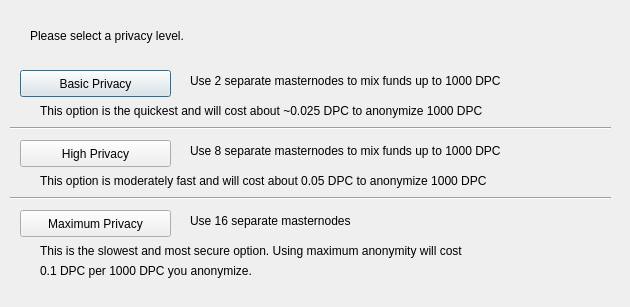
<?xml version="1.0" encoding="UTF-8"?>
<ui version="4.0">
 <class>DarksendConfig</class>
 <widget class="QDialog" name="DarksendConfig">
  <property name="geometry">
   <rect>
    <x>0</x>
    <y>0</y>
    <width>630</width>
    <height>307</height>
   </rect>
  </property>
  <property name="windowTitle">
   <string>Configure Darksend</string>
  </property>
  <widget class="QPushButton" name="buttonBasic">
   <property name="geometry">
    <rect>
     <x>20</x>
     <y>70</y>
     <width>151</width>
     <height>27</height>
    </rect>
   </property>
   <property name="text">
    <string>Basic Privacy</string>
   </property>
  </widget>
  <widget class="QPushButton" name="buttonHigh">
   <property name="geometry">
    <rect>
     <x>20</x>
     <y>140</y>
     <width>151</width>
     <height>27</height>
    </rect>
   </property>
   <property name="text">
    <string>High Privacy</string>
   </property>
  </widget>
  <widget class="QPushButton" name="buttonMax">
   <property name="geometry">
    <rect>
     <x>20</x>
     <y>210</y>
     <width>151</width>
     <height>27</height>
    </rect>
   </property>
   <property name="text">
    <string>Maximum Privacy</string>
   </property>
  </widget>
  <widget class="QLabel" name="label">
   <property name="geometry">
    <rect>
     <x>30</x>
     <y>20</y>
     <width>571</width>
     <height>31</height>
    </rect>
   </property>
   <property name="text">
    <string>Please select a privacy level.</string>
   </property>
  </widget>
  <widget class="QLabel" name="label_2">
   <property name="geometry">
    <rect>
     <x>190</x>
     <y>70</y>
     <width>421</width>
     <height>21</height>
    </rect>
   </property>
   <property name="text">
    <string>Use 2 separate masternodes to mix funds up to 1000 DPC</string>
   </property>
  </widget>
  <widget class="QLabel" name="label_3">
   <property name="geometry">
    <rect>
     <x>190</x>
     <y>140</y>
     <width>411</width>
     <height>21</height>
    </rect>
   </property>
   <property name="text">
    <string>Use 8 separate masternodes to mix funds up to 1000 DPC</string>
   </property>
  </widget>
  <widget class="QLabel" name="label_4">
   <property name="geometry">
    <rect>
     <x>190</x>
     <y>210</y>
     <width>421</width>
     <height>21</height>
    </rect>
   </property>
   <property name="text">
    <string>Use 16 separate masternodes</string>
   </property>
  </widget>
  <widget class="QLabel" name="label_6">
   <property name="geometry">
    <rect>
     <x>40</x>
     <y>100</y>
     <width>561</width>
     <height>21</height>
    </rect>
   </property>
   <property name="text">
    <string>This option is the quickest and will cost about ~0.025 DPC to anonymize 1000 DPC</string>
   </property>
  </widget>
  <widget class="QLabel" name="label_7">
   <property name="geometry">
    <rect>
     <x>40</x>
     <y>170</y>
     <width>561</width>
     <height>21</height>
    </rect>
   </property>
   <property name="text">
    <string>This option is moderately fast and will cost about 0.05 DPC to anonymize 1000 DPC</string>
   </property>
  </widget>
  <widget class="QLabel" name="label_8">
   <property name="geometry">
    <rect>
     <x>40</x>
     <y>240</y>
     <width>561</width>
     <height>21</height>
    </rect>
   </property>
   <property name="text">
    <string>This is the slowest and most secure option. Using maximum anonymity will cost</string>
   </property>
  </widget>
  <widget class="QLabel" name="label_9">
   <property name="geometry">
    <rect>
     <x>40</x>
     <y>260</y>
     <width>561</width>
     <height>21</height>
    </rect>
   </property>
   <property name="text">
    <string>0.1 DPC per 1000 DPC you anonymize.</string>
   </property>
  </widget>
  <widget class="Line" name="line">
   <property name="geometry">
    <rect>
     <x>10</x>
     <y>120</y>
     <width>601</width>
     <height>16</height>
    </rect>
   </property>
   <property name="orientation">
    <enum>Qt::Horizontal</enum>
   </property>
  </widget>
  <widget class="Line" name="line_2">
   <property name="geometry">
    <rect>
     <x>10</x>
     <y>190</y>
     <width>601</width>
     <height>16</height>
    </rect>
   </property>
   <property name="orientation">
    <enum>Qt::Horizontal</enum>
   </property>
  </widget>
 </widget>
 <resources/>
 <connections/>
</ui>
